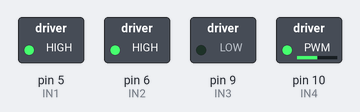
The sketch below on a simulated Arduino Uno, built with avr-gcc and run on an emulated ATmega328P. On the bench: switched loads named in the sketch (green lamp = pin HIGH).

Above: at 0.05 s.
At 3.95 s:
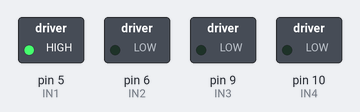
Timing chart, 0 to 4.6 s (numbered marks = the images above):
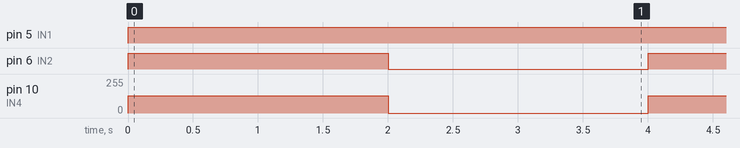

The sketch:

sketch_hbrug.ino
```cpp
const int IN1 = 5; // Motor 1, direction pin
const int IN2 = 6; // Motor 1, PWM speed pin
const int IN3 = 9; // Motor 2, direction pin
const int IN4 = 10; // Motor 2, PWM speed pin

void setup() {
  // Initialize motor control pins as outputs
  pinMode(IN1, OUTPUT);
  pinMode(IN2, OUTPUT);
  pinMode(IN3, OUTPUT);
  pinMode(IN4, OUTPUT);

  // Set all outputs to low initially
  digitalWrite(IN1, LOW);
  digitalWrite(IN2, LOW);
  digitalWrite(IN3, LOW);
  digitalWrite(IN4, LOW);
}

void loop() {
  // Test Motor 1 forward at full speed
  digitalWrite(IN1, HIGH);   // Set Motor 1 forward direction
  analogWrite(IN2, 255);     // Set full speed for Motor 1

  // Test Motor 2 backward at half speed
  digitalWrite(IN3, LOW);    // Set Motor 2 backward direction
  analogWrite(IN4, 128);     // Set half speed for Motor 2

  delay(2000); // Run for 2 seconds

  // Stop both motors
  analogWrite(IN2, 0);       // Stop Motor 1
  analogWrite(IN4, 0);       // Stop Motor 2

  delay(2000); // Pause for 2 seconds
}
```

Measured:
- by itself, pin 5 (IN1): LOW → HIGH at 0.00 s
- by itself, pin 6 (IN2): alternates HIGH for 2.0 s and LOW for 2.0 s
- by itself, pin 10 (IN4): alternates 128/255 for 2.0 s and 0/255 for 2.0 s
